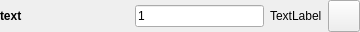
<?xml version="1.0" encoding="UTF-8"?>
<ui version="4.0">
 <class>topLevelForm</class>
 <widget class="QWidget" name="topLevelForm">
  <property name="geometry">
   <rect>
    <x>0</x>
    <y>0</y>
    <width>360</width>
    <height>32</height>
   </rect>
  </property>
  <property name="sizePolicy">
   <sizepolicy hsizetype="Preferred" vsizetype="Fixed">
    <horstretch>0</horstretch>
    <verstretch>0</verstretch>
   </sizepolicy>
  </property>
  <property name="maximumSize">
   <size>
    <width>16777215</width>
    <height>82</height>
   </size>
  </property>
  <property name="windowTitle">
   <string>Form</string>
  </property>
  <layout class="QHBoxLayout" name="horizontalLayout_2">
   <property name="leftMargin">
    <number>0</number>
   </property>
   <property name="topMargin">
    <number>0</number>
   </property>
   <property name="rightMargin">
    <number>0</number>
   </property>
   <property name="bottomMargin">
    <number>0</number>
   </property>
   <item>
    <widget class="QWidget" name="widget" native="true">
     <property name="minimumSize">
      <size>
       <width>180</width>
       <height>32</height>
      </size>
     </property>
     <property name="maximumSize">
      <size>
       <width>360</width>
       <height>32</height>
      </size>
     </property>
     <layout class="QHBoxLayout" name="horizontalLayout">
      <property name="leftMargin">
       <number>0</number>
      </property>
      <property name="topMargin">
       <number>0</number>
      </property>
      <property name="rightMargin">
       <number>0</number>
      </property>
      <property name="bottomMargin">
       <number>0</number>
      </property>
      <item>
       <widget class="QLabel" name="label">
        <property name="sizePolicy">
         <sizepolicy hsizetype="Expanding" vsizetype="Fixed">
          <horstretch>0</horstretch>
          <verstretch>0</verstretch>
         </sizepolicy>
        </property>
        <property name="minimumSize">
         <size>
          <width>0</width>
          <height>32</height>
         </size>
        </property>
        <property name="maximumSize">
         <size>
          <width>16777215</width>
          <height>32</height>
         </size>
        </property>
        <property name="font">
         <font>
          <weight>75</weight>
          <bold>true</bold>
         </font>
        </property>
        <property name="text">
         <string>text</string>
        </property>
       </widget>
      </item>
      <item>
       <widget class="QLineEdit" name="numChan_lineEdit">
        <property name="text">
         <string>1</string>
        </property>
       </widget>
      </item>
      <item>
       <widget class="QLabel" name="shapeLabel">
        <property name="toolTip">
         <string>The shape of this output.</string>
        </property>
        <property name="text">
         <string>TextLabel</string>
        </property>
       </widget>
      </item>
      <item>
       <widget class="QPushButton" name="button">
        <property name="sizePolicy">
         <sizepolicy hsizetype="Fixed" vsizetype="Fixed">
          <horstretch>0</horstretch>
          <verstretch>0</verstretch>
         </sizepolicy>
        </property>
        <property name="minimumSize">
         <size>
          <width>32</width>
          <height>32</height>
         </size>
        </property>
        <property name="maximumSize">
         <size>
          <width>32</width>
          <height>32</height>
         </size>
        </property>
        <property name="text">
         <string/>
        </property>
       </widget>
      </item>
     </layout>
    </widget>
   </item>
  </layout>
 </widget>
 <resources/>
 <connections/>
</ui>
